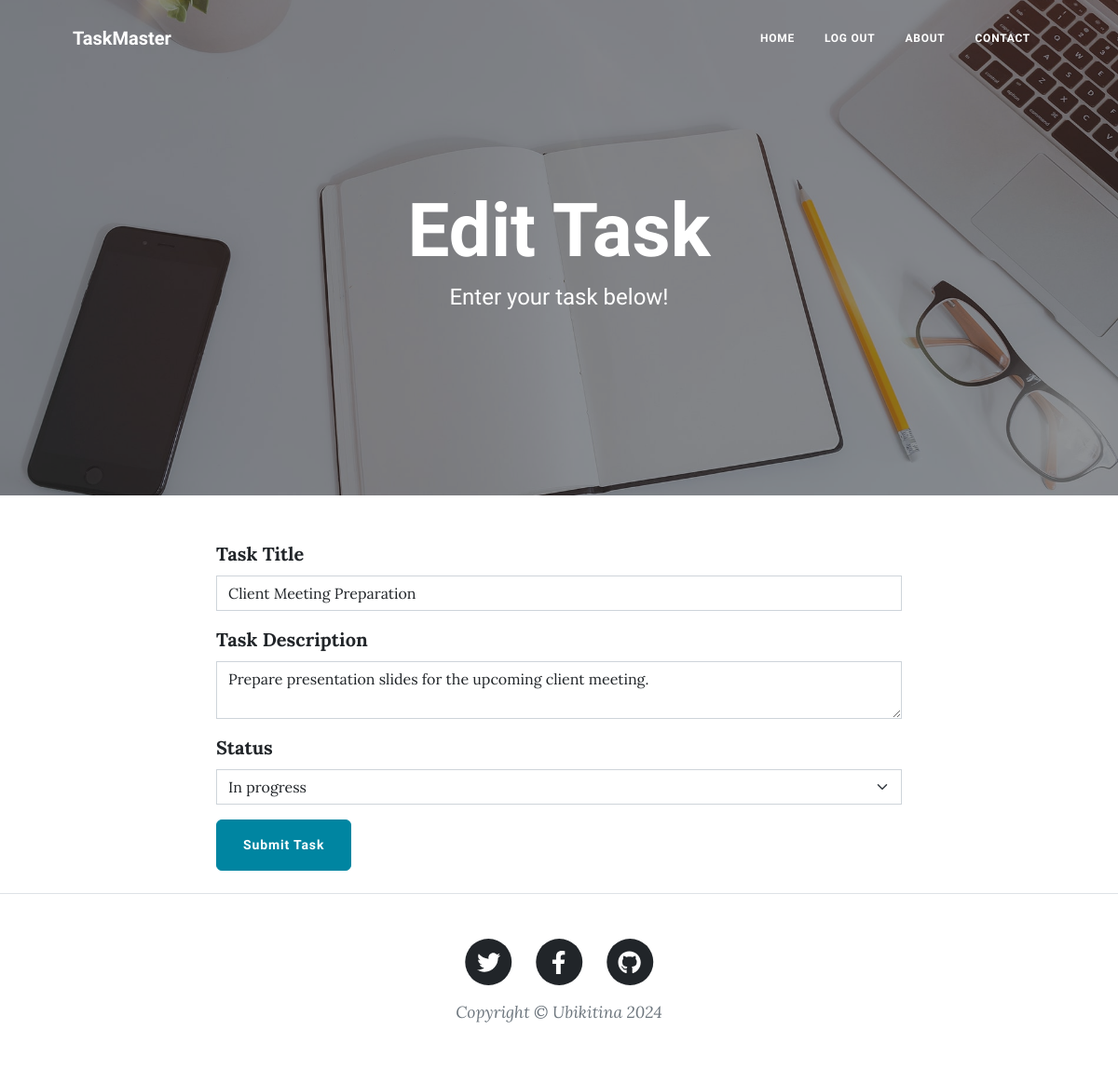
Screenshot of /edit-task/9 (signed in) with the database file from the repository.
### main.py (models this page shows)
class Task(db.Model):
    __tablename__ = "tasks"
    id = db.Column(db.Integer, primary_key=True)
    author_id = db.Column(db.Integer, db.ForeignKey("users.id"))
    author = relationship("User", back_populates="posts")
    title = db.Column(db.String(250), unique=True, nullable=False)
    date = db.Column(db.String(250), nullable=False)
    body = db.Column(db.Text, nullable=False)
    status = db.Column(db.String(250), nullable=False)
    comments = relationship("Comment", back_populates="parent_post")

### main.py (the view, shortened to what this page needs)
@app.route("/edit-task/<int:task_id>", methods=["GET", "POST"])
@authenticated_only  # Use a decorator so only an authenticated user can edit a task
def edit_task(task_id):
    task = db.get_or_404(Task, task_id)
    edit_form = CreateTaskForm(
        title=task.title,
        author=task.author,
        status=task.status,
        body=task.body
    )
    return render_template("make-task.html", form=edit_form, is_edit=True, current_user=current_user)

### forms.py
class CreateTaskForm(FlaskForm):
    title = StringField("Task Title", validators=[DataRequired()])
    body = TextAreaField("Task Description", validators=[DataRequired()])
    status = SelectField("Status", choices=[('To do', 'To do'), ('In progress', 'In progress'), ('Done', 'Done')],
                         validators=[DataRequired()])
    submit = SubmitField("Submit Task")

### main.py (called while the page is built)
@login_manager.user_loader
def load_user(user_id):
    return db.get_or_404(User, user_id)

def authenticated_only(f):
    @wraps(f)
    def decorated_function(*args, **kwargs):
        if not current_user.is_authenticated:
            return abort(403)  # 403 is a Forbidden error if not authenticated
        return f(*args, **kwargs)
    return decorated_function

### templates/make-task.html
{% from "bootstrap5/form.html" import render_form %} {% block content %} {%
include "header.html" %}
<header
  class="masthead"
  style="background-image: url('../static/assets/img/edit-bg.jpg')"
>
  <div class="container position-relative px-4 px-lg-5">
    <div class="row gx-4 gx-lg-5 justify-content-center">
      <div class="col-md-10 col-lg-8 col-xl-7">
        <div class="page-heading">
          {% if is_edit: %}
          <h1>Edit Task</h1>
          {% else: %}
          <h1>New Task</h1>
          {% endif %}
          <span class="subheading"
            >Enter your task below!</span
          >
        </div>
      </div>
    </div>
  </div>
</header>
<main class="mb-4">
  <div class="container">
    <div class="row">
      <div class="col-lg-8 col-md-10 mx-auto">
        {{render_form(form, novalidate=True, button_map={"submit": "primary"}) }}
      </div>
    </div>
  </div>
</main>
{% include "footer.html" %} {% endblock %}

### rows the page displays
Task: title "Client Meeting Preparation", body "Prepare presentation slides for the upcoming client meeting.", status "In progress"
